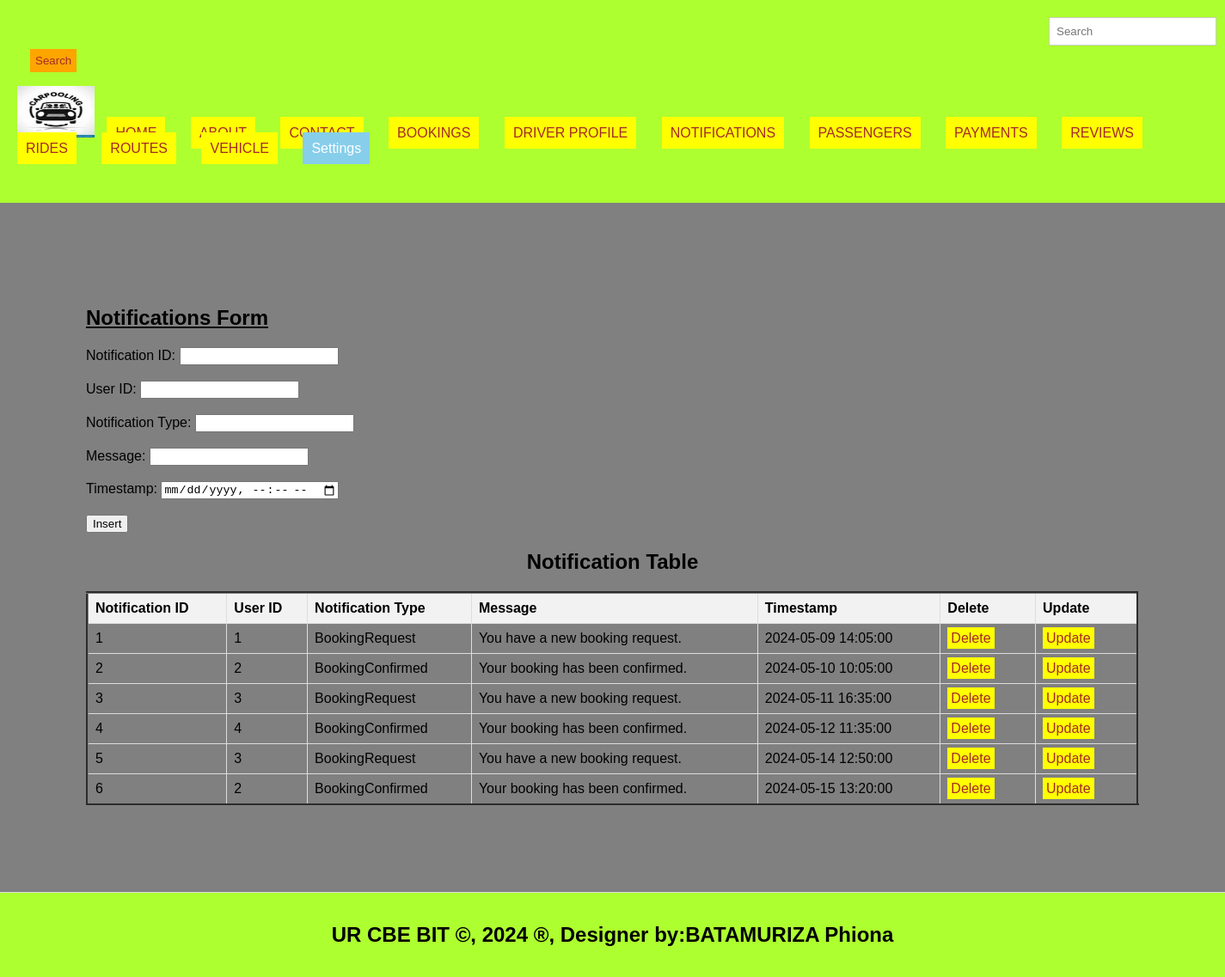
The page /notifications.php on the database its author committed.
### tables this page shows
CREATE TABLE `notifications` (
  `NotificationID` int(11) NOT NULL,
  `UserID` int(11) DEFAULT NULL,
  `NotificationType` varchar(50) DEFAULT NULL,
  `Message` text DEFAULT NULL,
  `Timestamp` datetime DEFAULT NULL
);

### notifications.php (the view, shortened to what this page needs)
<!DOCTYPE html>
<html lang="en">
<head>
  <link rel="stylesheet" type="text/css" href="mystyle.css" title="style 1" media="screen, tv, projection, handheld, print"/>
  </head>
  <header>
<body bgcolor="gray">
  <form class="d-flex" role="search" action="search.php">
      <input class="form-control me-2" type="search" placeholder="Search" aria-label="Search" name="query">
      <button class="btn btn-outline-success" type="submit">Search</button>
    </form>
  <ul style="list-style-type: none; padding: 0;">
    <li style="display: inline; margin-right: 10px;">
    <img src="./image/logo.jpeg" width="90" height="60" alt="Logo">
  </li>
    <li style="display: inline; margin-right: 10px;"><a href="./home.html">HOME</a>
  </li>
    <li style="display: inline; margin-right: 10px;"><a href="./about.html">ABOUT</a>
  </li>
    <li style="display: inline; margin-right: 10px;"><a href="./contact.html">CONTACT</a>
  </li>
    <li style="display: inline; margin-right: 10px;"><a href="./bookings.php">BOOKINGS</a>
  </li>
    <li style="display: inline; margin-right: 10px;"><a href="./driverprofile.php">DRIVER PROFILE</a>
  </li>
    <li style="display: inline; margin-right: 10px;"><a href="./notifications.php">NOTIFICATIONS</a>
  </li>
    <li style="display: inline; margin-right: 10px;"><a href="./passengers.php">PASSENGERS</a>
  </li>
    <li style="display: inline; margin-right: 10px;"><a href="./payments.php">PAYMENTS</a>
  </li>  <li style="display: inline; margin-right: 10px;"><a href="./reviews.php">REVIEWS</a>
  </li>
    <li style="display: inline; margin-right: 10px;"><a href="./rides.php">RIDES</a>
  </li>
    <li style="display: inline; margin-right: 10px;"><a href="./routes.php">ROUTES</a>
  </li>
<li style="display: inline; margin-right: 10px;"><a href="./vehicle.php">VEHICLE</a>
  </li>
    <li class="dropdown" style="display: inline; margin-right: 10px;">
      <a href="#" style="padding: 10px; color: white; background-color: skyblue; text-decoration: none; margin-right: 15px;">Settings</a>
    </li><br><br>
  </ul>
</header>
<section>
    <h1><u>Notifications Form</u></h1>
    <form method="post" onsubmit="return confirmInsert();">
        <label for="notification_id">Notification ID:</label>
        <input type="number" id="notification_id" name="notification_id" required><br><br>
        <label for="user_id">User ID:</label>
        <input type="number" id="user_id" name="user_id" required><br><br>
        <label for="notification_type">Notification Type:</label>
        <input type="text" id="notification_type" name="notification_type" required><br><br>
        <label for="message">Message:</label>
        <input type="text" id="message" name="message" required><br><br>
        <label for="timestamp">Timestamp:</label>
        <input type="datetime-local" id="timestamp" name="timestamp" required><br><br>
        <input type="submit" name="add" value="Insert">
    </form>
<!DOCTYPE html>
<html>
<head>
</head>
<body>
    <center><h2>Notification Table</h2></center>
    <table border="3">
        <tr>
            <th>Notification ID</th>
            <th>User ID</th>
            <th>Notification Type</th>
            <th>Message</th>
            <th>Timestamp</th>
            <th>Delete</th>
            <th>Update</th>
        </tr>
<?php
include('db_connection.php');
$sql = "SELECT * FROM notifications";
$result = $connection->query($sql);
if ($result->num_rows > 0) {
    while ($row = $result->fetch_assoc()) {
        $notification_id = $row['NotificationID'];
        echo "<tr>
            <td>" . $row['NotificationID'] . "</td>
            <td>" . $row['UserID'] . "</td>
            <td>" . $row['NotificationType'] . "</td>
            <td>" . $row['Message'] . "</td>
            <td>" . $row['Timestamp'] . "</td>
            <td><a style='padding:4px' href='delete_notifications.php?notification_id=$notification_id'>Delete</a></td>
            <td><a style='padding:4px' href='update_notifications.php?notification_id=$notification_id'>Update</a></td>
        </tr>";
    }
} else {
    echo "<tr><td colspan='7'>No data found</td></tr>";
}
?>
    </table>
</body>
</section>
<footer>
  <center>
   <b><h2>UR CBE BIT &copy, 2024 &reg, Designer by:BATAMURIZA Phiona</h2></b>
  </center>
</footer>
</body>
</html>

### mystyle.css (style rules this page uses)
body { font-family: Arial, sans-serif; margin: 0; padding: 0; }
.form-control { padding: 8px; margin-left: 4px; border: 1px solid #ccc; }
.btn { padding: 6px; background-color: orange; color: brown; border: none; }
.dropdown { position: relative; display: inline; margin-right: 10px; }
body { font-family: Arial,sans-serif; margin:0; padding:0; }
header { background-color:greenyellow; padding: 20px; }
.dropdown { position: right; display:right; direction:rtl; }
section { padding:100px; border-bottom: 1px solid #ddd; }
footer { text-align: center; padding: 15px; background-color:greenyellow; }

### notifications.php (style rules this page uses)
a { padding: 10px; color: white; background-color: yellow; text-decoration: none; margin-right: 15px; }
a:link { color: brown; }
button.btn { margin-left: 15px; margin-top: 4px; }
input.form-control { margin-left: 1200px; padding: 8px; }
table { width: 100%; border-collapse: collapse; }
th, td { border: 1px solid #ddd; padding: 8px; text-align: left; }
th { background-color: #f2f2f2; }

### rows shown on the page
notifications: NotificationID "1", UserID "1", NotificationType "BookingRequest", Message "You have a new booking request.", Timestamp "2024-05-09 14:05:00"
notifications: NotificationID "2", UserID "2", NotificationType "BookingConfirmed", Message "Your booking has been confirmed.", Timestamp "2024-05-10 10:05:00"
notifications: NotificationID "3", UserID "3", NotificationType "BookingRequest", Message "You have a new booking request.", Timestamp "2024-05-11 16:35:00"
notifications: NotificationID "4", UserID "4", NotificationType "BookingConfirmed", Message "Your booking has been confirmed.", Timestamp "2024-05-12 11:35:00"
notifications: NotificationID "5", UserID "3", NotificationType "BookingRequest", Message "You have a new booking request.", Timestamp "2024-05-14 12:50:00"
notifications: NotificationID "6", UserID "2", NotificationType "BookingConfirmed", Message "Your booking has been confirmed.", Timestamp "2024-05-15 13:20:00"
